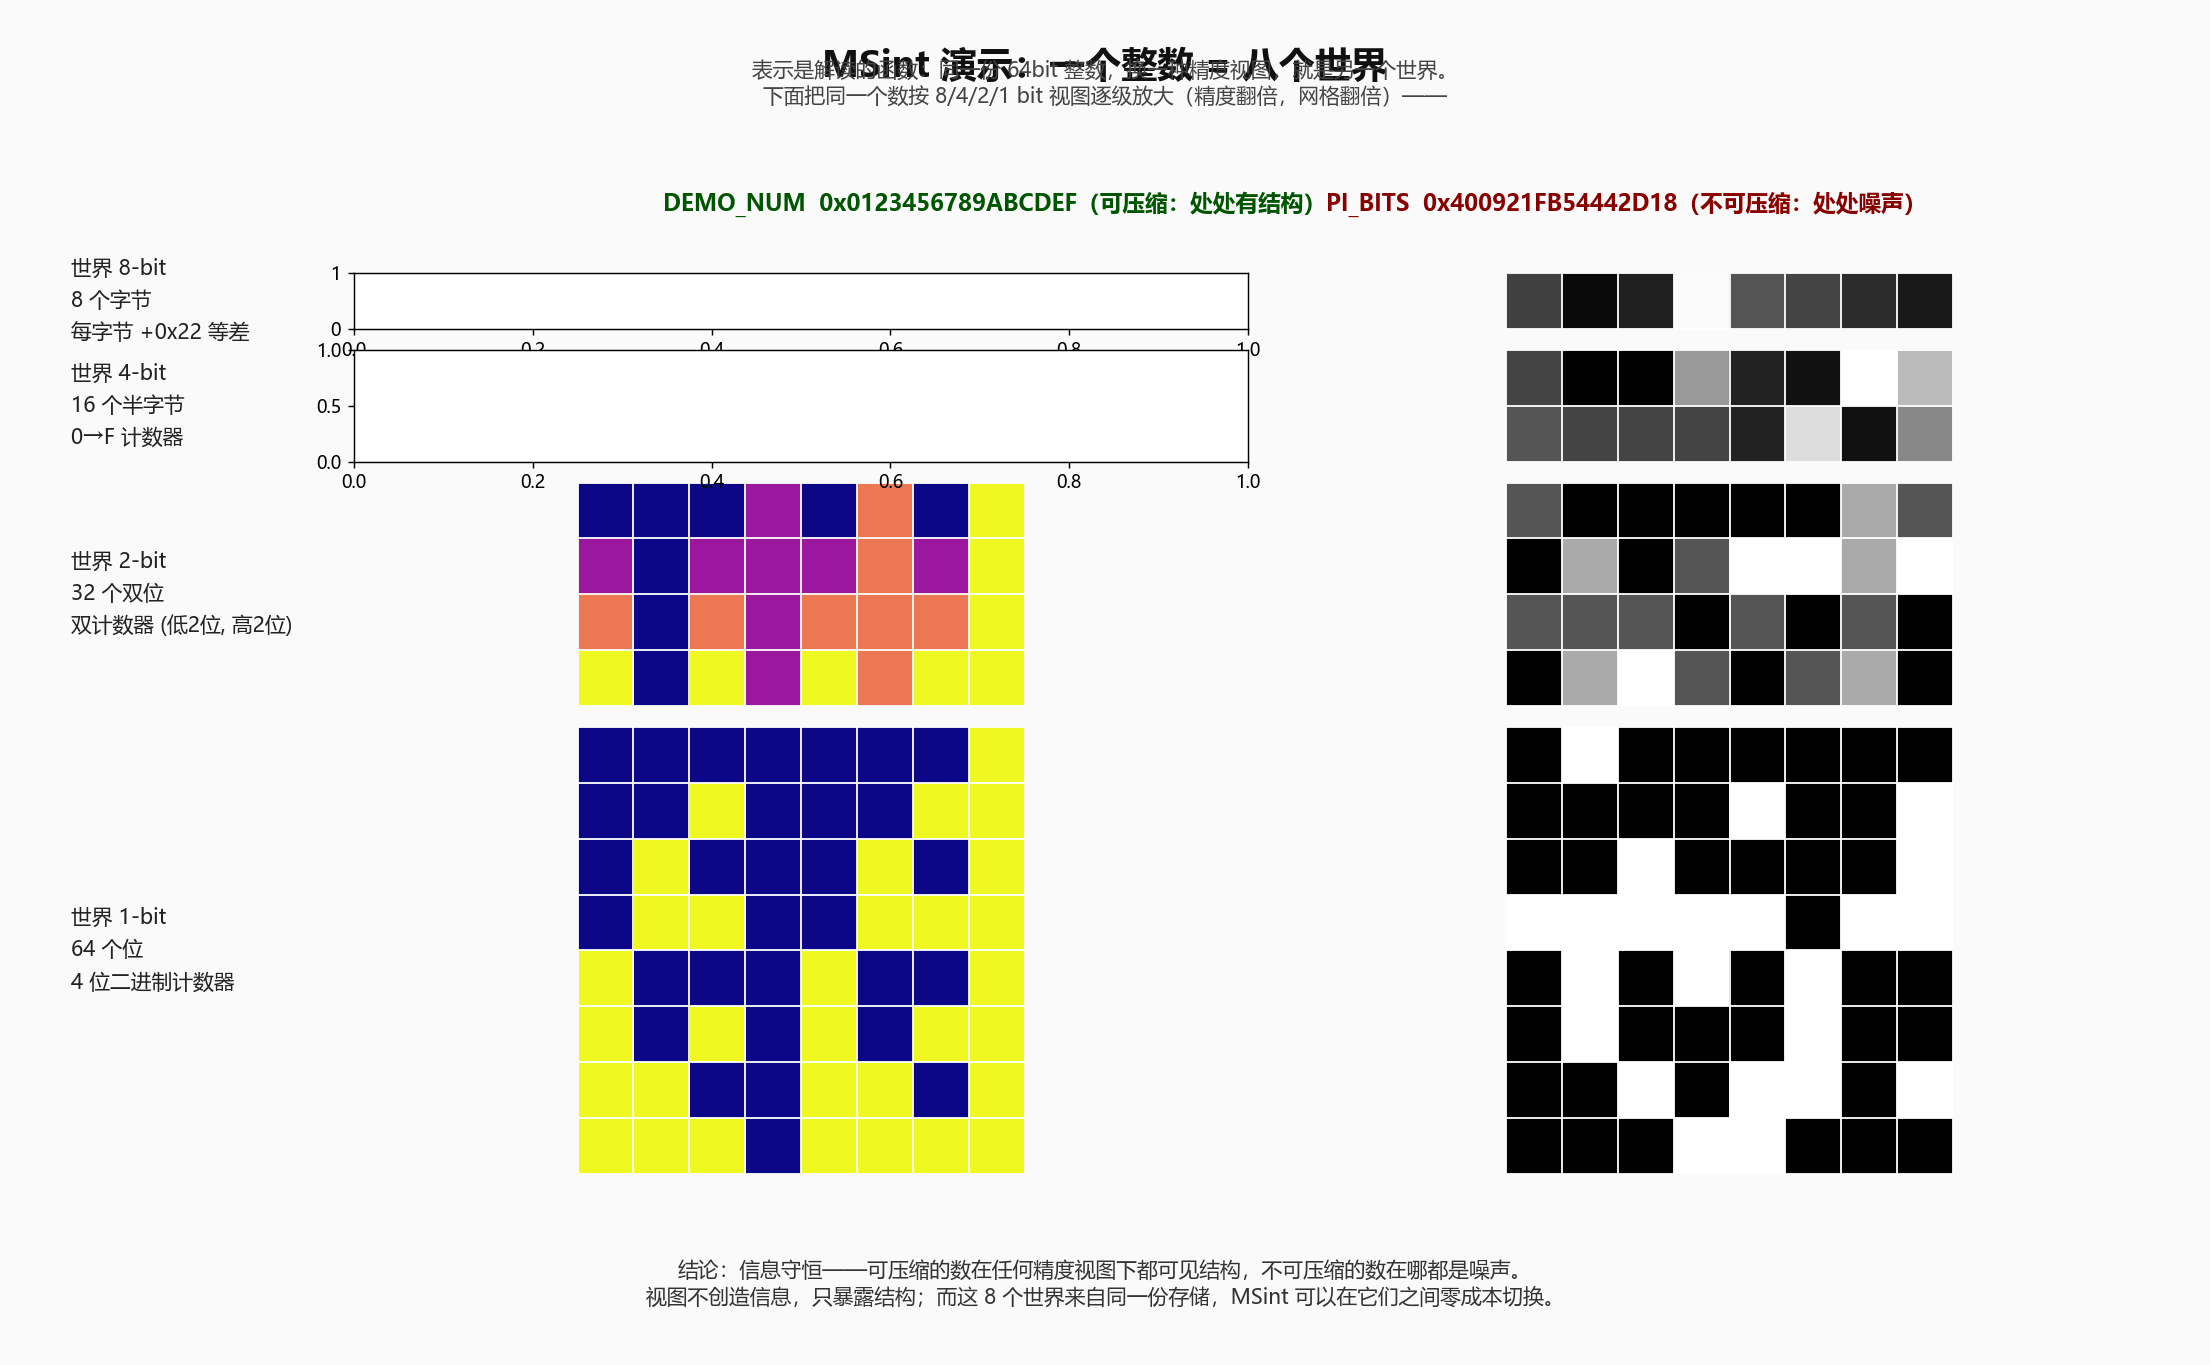

This figure's Python source:
# SPDX-License-Identifier: Apache-2.0
# Copyright (c) 2026 zhugy-8086
"""MSint 可视化演示：一个整数 = 八个世界（v2，清晰版）

叙事（自上而下，像望远镜逐级拉近）：
  顶部  —— 哲学句 + 两个数的定性对照（可压缩 vs 不可压缩）
  主体  —— 4 级变焦：8bit → 4bit → 2bit → 1bit 视图
          所有视图统一 8 列宽，行高 1→2→4→8（精度翻倍 = 网格翻倍）
          左列 DEMO_NUM：plasma 色 + 结构标注（处处有规律）
          右列 PI_BITS：灰色（处处噪声，无需标注）
  底部  —— 信息守恒结论：视图不创造信息，只暴露结构

核心哲学：表示是解读的函数——同一份 64bit 数据，换一种精度视图，
就是另一个世界。MSint 让同一份整数存储可以零成本切换到任意视图。

用法：
    cd engine/sgn/build
    python ../demo/demo_eight_worlds.py            # 弹窗（停留）
    python ../demo/demo_eight_worlds.py --save     # 保存 PNG 不弹窗

依赖：sgn.MultiScaleView（C++ 内核）+ matplotlib
"""
from __future__ import annotations

import os
import sys

os.environ.setdefault("KMP_DUPLICATE_LIB_OK", "TRUE")
sys.path.insert(0, os.path.join(os.path.dirname(__file__), '..', 'build'))

import matplotlib
if "--save" in sys.argv:
    matplotlib.use("Agg")
import matplotlib.pyplot as plt
from matplotlib.gridspec import GridSpecFromSubplotSpec
import numpy as np

plt.rcParams["font.family"] = ["Microsoft YaHei", "Noto Sans SC", "SimHei",
                               "DejaVu Sans"]
plt.rcParams["axes.unicode_minus"] = False

import sgn

# ============================================================================
# 数据
# ============================================================================
# 演示数：0x0123456789ABCDEF —— 每个精度视图下都有数学结构（自造）
# 对照数：π 的 IEEE 754 位模式 —— 每个精度视图下都是噪声
DEMO_NUM = 0x0123456789ABCDEF
PI_BITS = 0x400921FB54442D18          # float64(π) 的位模式
VIEWS = [8, 4, 2, 1]                  # 4 级变焦（从粗到细）

ROW_TITLES = {
    8: "世界 8-bit\n8 个字节\n每字节 +0x22 等差",
    4: "世界 4-bit\n16 个半字节\n0→F 计数器",
    2: "世界 2-bit\n32 个双位\n双计数器 (低2位, 高2位)",
    1: "世界 1-bit\n64 个位\n4 位二进制计数器",
}


def view_parts(value, n):
    """MultiScaleView 拆 parts（C++ 内核）。parts 低位在前 → 反转成高位在前。"""
    parts = sgn.MultiScaleView.interpret_levels(value, 64, [n])[n]
    return list(reversed(parts))


def view_grid(value, n):
    """视图 parts 排成 8 列网格（行数 = len/8 = 精度翻倍）。"""
    parts = view_parts(value, n)
    return np.array(parts, dtype=np.int64).reshape(len(parts) // 8, 8)


def draw_panel(ax, grid, n, show_text, cmap="plasma"):
    """画一个视图面板。show_text: 是否在格内显示数值（DEMO 侧 8/4bit 显示）。
    cmap: DEMO 侧 plasma（鲜艳=结构），PI 侧 gray（灰=无信息）。"""
    vmax = (1 << n) - 1
    ax.imshow(grid, cmap=cmap, vmin=0, vmax=vmax,
              interpolation="nearest", aspect="equal")
    ax.set_xticks([])
    ax.set_yticks([])
    ax.set_xticks(np.arange(-0.5, 8, 1), minor=True)
    ax.set_yticks(np.arange(-0.5, grid.shape[0], 1), minor=True)
    ax.grid(which="minor", color="white", linewidth=1.0)
    ax.tick_params(which="minor", length=0)
    for spine in ax.spines.values():
        spine.set_visible(False)
    if show_text:
        fs = 9 if n >= 4 else 7
        for r in range(grid.shape[0]):
            for c in range(8):
                p = int(grid[r, c])
                dark = p / vmax > 0.55
                ax.text(c, r, f"{p:x}" if n == 4 else f"{p:02x}", ha="center",
                        va="center", fontsize=fs, family="monospace",
                        fontweight="bold", color="white" if dark else "black")
    return vmax


# ============================================================================
# 主图
# ============================================================================
def main():
    save = "--save" in sys.argv
    fig = plt.figure(figsize=(17, 10.5))
    fig.patch.set_facecolor("#fafafa")

    # ---- 顶部：标题 + 哲学 + 两数对照 ----
    fig.suptitle("MSint 演示：一个整数 = 八个世界",
                 fontsize=20, fontweight="bold", color="#111111", y=0.965)
    fig.text(0.5, 0.925,
             "表示是解读的函数：同一份 64bit 整数，换一种精度视图，就是另一个世界。\n"
             "下面把同一个数按 8/4/2/1 bit 视图逐级放大（精度翻倍，网格翻倍）——",
             ha="center", fontsize=11.5, color="#444444")

    gs = fig.add_gridspec(1, 3, width_ratios=[1.7, 6.0, 6.0],
                          left=0.03, right=0.985, top=0.80, bottom=0.14,
                          wspace=0.05, hspace=0.0)
    hratio = [1, 2, 4, 8]
    col0 = GridSpecFromSubplotSpec(4, 1, subplot_spec=gs[0, 0],
                                   height_ratios=hratio, hspace=0.10)
    col1 = GridSpecFromSubplotSpec(4, 1, subplot_spec=gs[0, 1],
                                   height_ratios=hratio, hspace=0.10)
    col2 = GridSpecFromSubplotSpec(4, 1, subplot_spec=gs[0, 2],
                                   height_ratios=hratio, hspace=0.10)

    # 列头
    col1_hdr = fig.add_axes([0.30, 0.825, 0.335, 0.05]); col1_hdr.axis("off")
    col1_hdr.text(0.0, 0.5, "DEMO_NUM  0x0123456789ABCDEF（可压缩：处处有结构）",
                  fontsize=12.5, fontweight="bold", color="#005500", va="center")
    col2_hdr = fig.add_axes([0.60, 0.825, 0.335, 0.05]); col2_hdr.axis("off")
    col2_hdr.text(0.0, 0.5, "PI_BITS  0x400921FB54442D18（不可压缩：处处噪声）",
                  fontsize=12.5, fontweight="bold", color="#880000", va="center")

    # 行标题（左缘，覆盖两列）+ 两个数据面板
    for i, n in enumerate(VIEWS):
        t = fig.add_subplot(col0[i])
        t.axis("off")
        t.text(0.02, 0.5, ROW_TITLES[n], fontsize=11.5, va="center", ha="left",
               color="#222222", linespacing=1.6)
        ax1 = fig.add_subplot(col1[i])
        ax2 = fig.add_subplot(col2[i])
        show = n >= 4
        draw_panel(ax1, view_grid(DEMO_NUM, n), n, show_text=show, cmap="plasma")
        draw_panel(ax2, view_grid(PI_BITS, n), n, show_text=False, cmap="gray")

    # 8bit 行的结构标注（DEMO 侧）
    ax8 = fig.add_subplot(col1[0])
    ax8.annotate("+0x22", xy=(7.5, 1.05), xytext=(5.2, 0.32),
                 fontsize=11, color="#006600", fontweight="bold",
                 arrowprops=dict(arrowstyle="->", color="#006600"))
    ax8.annotate("0x01 → 0xEF", xy=(1.5, -0.25), xytext=(0.5, -0.55),
                 fontsize=10, color="#444444", ha="center",
                 arrowprops=dict(arrowstyle="->", color="#999999"))

    # 4bit 行的结构标注（DEMO 侧）
    ax4 = fig.add_subplot(col1[1])
    ax4.annotate("0 1 2 3 … F（每个半字节 +1）", xy=(7.2, 1.12),
                 xytext=(4.2, 0.42), fontsize=10, color="#006600",
                 arrowprops=dict(arrowstyle="->", color="#006600"))

    # 底部：信息守恒结论
    fig.text(0.5, 0.045,
             "结论：信息守恒——可压缩的数在任何精度视图下都可见结构，不可压缩的数在哪都是噪声。\n"
             "视图不创造信息，只暴露结构；而这 8 个世界来自同一份存储，MSint 可以在它们之间零成本切换。",
             ha="center", fontsize=11.5, color="#333333")

    if save:
        out = os.path.join(os.path.dirname(os.path.abspath(__file__)),
                           "demo_eight_worlds.png")
        fig.savefig(out, dpi=130)
        print(f"saved: {out}")
        return 0
    plt.show()
    return 0


if __name__ == "__main__":
    sys.exit(main())
